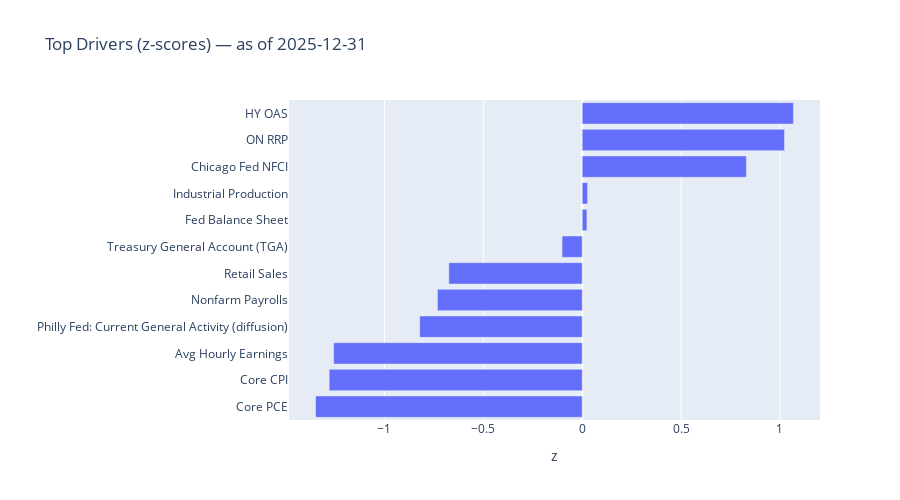

Notebook code cell kept with this figure:
### Code cell
latest_dt = z.dropna(how="all").index.max()
latest = z.loc[latest_dt].dropna().sort_values()

k = 6
neg = latest.head(k)
pos = latest.tail(k)

drivers = pd.concat([neg, pos]).to_frame("z").reset_index().rename(columns={"index":"code"})
drivers["name"] = drivers["code"].map(FRED_SERIES).fillna(drivers["code"])

fig = px.bar(
    drivers.sort_values("z"),
    x="z", y="name",
    orientation="h",
    title=f"Top Drivers (z-scores) — as of {latest_dt.date()}"
)

fig.update_layout(height=500, yaxis_title="")
fig.show()

### Figure 1 — Plotly figure (JSON) as saved in the notebook; plotly's stock layout.template omitted (floating-point values rounded to 4 significant figures)
{"data": [{"hovertemplate": "z=%{x}<br>name=%{y}<extra></extra>", "legendgroup": "", "marker": {"color": "#636efa", "pattern": {"shape": ""}}, "name": "", "orientation": "h", "showlegend": false, "textposition": "auto", "type": "bar", "x": [-1.349, -1.28, -1.257, -0.822, -0.7321, -0.6745, -0.1019, 0.02377, 0.02693, 0.8302, 1.023, 1.068], "xaxis": "x", "y": ["Core PCE", "Core CPI", "Avg Hourly Earnings", "Philly Fed: Current General Activity (diffusion)", "Nonfarm Payrolls", "Retail Sales", "Treasury General Account (TGA)", "Fed Balance Sheet", "Industrial Production", "Chicago Fed NFCI", "ON RRP", "HY OAS"], "yaxis": "y"}], "layout": {"barmode": "relative", "height": 500, "legend": {"tracegroupgap": 0}, "title": {"text": "Top Drivers (z-scores) — as of 2025-12-31"}, "xaxis": {"anchor": "y", "domain": [0, 1], "title": {"text": "z"}}, "yaxis": {"anchor": "x", "domain": [0, 1], "title": {"text": ""}}}}
